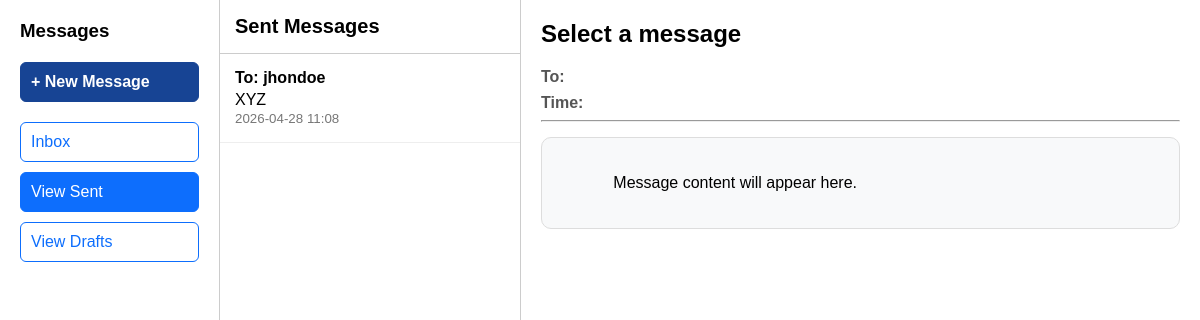
The app's page /mails/sent_message/ (signed in) with its own data.
### apps/mails/models.py (models this page shows, shortened)
class Message(models.Model):
    sender = models.ForeignKey(
        User,
        on_delete=models.CASCADE,
        related_name="sent_messages"
    )
    receiver = models.ForeignKey(
        User,
        on_delete=models.CASCADE,
        related_name="received_messages"
    )
    subject = models.CharField(max_length=255)
    content = models.TextField(blank=True)
    timestamp = models.DateTimeField(auto_now_add=True)
    is_read = models.BooleanField(default=False)
    is_draft = models.BooleanField(default=False)

### apps/mails/views.py (the view)
# urls.py: path("sent_message/", views.sent_message, name="sent_message"),
@login_required(login_url="login")
def sent_message(request):
    messages = Message.objects.filter(
        sender=request.user,
        is_draft=False
    ).order_by("-timestamp")
    return render(request, "mails/sent_message.html", {"messages": messages})

### templates/mails/sent_message.html (shortened to what this page needs)
{% load static %}
<!DOCTYPE html>
<html lang="en">
<head>
    <link rel="stylesheet" href="{% static 'css/mails.css' %}?v=2">
</head>
<body>
    <div class="side-nav">
        <h3>Messages</h3>
        <a href="{% url 'compose_message' %}"  class="compose">+ New Message</a>
        <a href="{% url 'inbox' %}" >Inbox</a>
        <a href="{% url 'sent_message' %}" class="active">View Sent</a>
        <a href="{% url 'view_draft' %}" >View Drafts</a>
    </div>
    <div class="message-list">
        <div class="message-list-header">Sent Messages</div>
        {% for message in messages %}
            <div class="message-item"
                 onclick="showMessage(
                    '{{ message.subject|escapejs }}',
                    '{{ message.receiver.username|escapejs }}',
                    '{{ message.content|escapejs }}',
                    '{{ message.timestamp|date:'Y-m-d H:i'|escapejs }}'
                 )">
                <strong>To: {{ message.receiver.username }}</strong>
                {{ message.subject }}<br>
                <small>
                    {{ message.timestamp|date:"Y-m-d H:i" }}
                </small>
            </div>
        {% empty %}
            <p class="empty">No sent messages.</p>
        {% endfor %}
    </div>
    <div class="content">
        <h2 id="msg-subject">Select a message</h2>
        <div class="meta">
            <strong>To:</strong>
        </div>
        <div class="meta">
            <strong>Time:</strong>
        </div>
        <hr>
        <div id="msg-content" class="message-box">
            Message content will appear here.
        </div>
    </div>
</body>
</html>

### static/css/mails.css (style rules this page uses)
body { margin:0; font-family:Arial, sans-serif; display:flex; height:100vh; background:#f8f9fa; }
.side-nav a.compose { background:#174494; color:rgb(255, 255, 255); border:1px solid #174494; font-weight:bold; margin-bottom:20px; }
.side-nav { width:220px; padding:20px; background:white; border-right:1px solid #ccc; box-sizing:border-box; }
.side-nav h3 { margin-top:0; margin-bottom:20px; }
.side-nav a { display:block; padding:10px; margin-bottom:10px; text-decoration:none; color:#0d6efd; border:1px solid #0d6efd; border-radius:6px; background:white; }
.side-nav .active { background:#0d6efd; color:white; }
.message-list { width:300px; background:white; border-right:1px solid #ccc; overflow-y:auto; }
.message-list-header { padding:15px; font-size:20px; font-weight:bold; border-bottom:1px solid #ccc; }
.message-item { padding:15px; border-bottom:1px solid #eee; cursor:pointer; }
.message-item strong { display:block; margin-bottom:4px; }
.message-item small { color:#777; }
.content { flex:1; padding:20px; background:white; overflow-y:auto; }
.content h2 { margin-top:0; }
.meta { margin-bottom:8px; color:#555; }
.message-box { margin-top:15px; padding:18px; border:1px solid #ddd; border-radius:10px; background:#f8f9fa; white-space:pre-wrap; }

### records on screen
Message: receiver.username "jhondoe", subject "XYZ", timestamp "2026-04-28 11:08"
